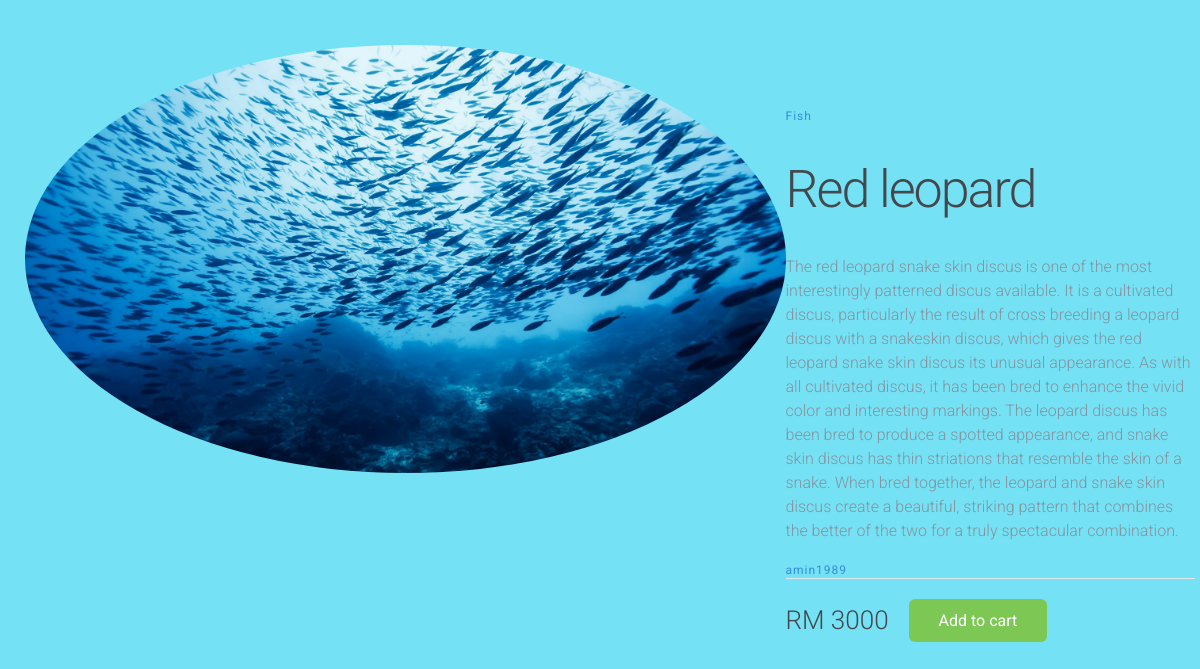
The app's page /products_detail_sell.php?pid=1 with its own data.
### tables this page shows
CREATE TABLE `tbl_productsell_delta` (
  `ID` int(11) NOT NULL,
  `PICTURE` varchar(255) NOT NULL,
  `NAME` varchar(255) NOT NULL,
  `DESCRIPTION` text NOT NULL,
  `SELLER` varchar(50) DEFAULT NULL,
  `PRICE` int(11) NOT NULL,
  `STOCK` int(50) DEFAULT NULL
);

### products_detail_sell.php (the view, shortened to what this page needs)
<?php
  include 'db.php'
?>
<!DOCTYPE html>
<html>
  <head>
    <link href="css/style2.css" rel="stylesheet">
  </head>
  <body>
    <?php
    try {
      $conn = new PDO("mysql:host=$servername;dbname=$dbname", $username, $password);
      $conn->setAttribute(PDO::ATTR_ERRMODE, PDO::ERRMODE_EXCEPTION);
        $stmt = $conn->prepare("SELECT * FROM tbl_productsell_delta WHERE ID = :pid");
      $stmt->bindParam(':pid', $pid, PDO::PARAM_STR);
      $stmt->execute();
      $readrow = $stmt->fetch(PDO::FETCH_ASSOC);
      }
    catch(PDOException $e) {
        echo "Error: " . $e->getMessage();
    }
    ?>
    <main class="container">
      <div class="left-column">
        <?php if ($readrow['PICTURE'] == "" ) {
        echo "No image";
      }
      else { ?>
      <img src="pictures_sell/<?php echo $readrow['PICTURE'] ?>" class="img-responsive">
      <?php } ?>
      </div>
      <div class="right-column">
        <div class="product-description">
          <span>Fish</span>
          <h1><?php echo $readrow['NAME'] ?></h1>
          <p><?php echo $readrow['DESCRIPTION'] ?></p>
          <span><?php echo $readrow['SELLER'] ?></span>
        </div>
        <div class="product-configuration">
        <div class="product-price">
          <span> RM <?php echo $readrow['PRICE'] ?></span>
          <a href="Cart2.php" class="cart-btn">Add to cart</a>
        </div>
      </div>
    </main>
  </body>
</html>

### css/style2.css (style rules this page uses)
html, body { height: 100%; width: 100%; margin: 0; font-family: 'Roboto', sans-serif; }
.container { max-width: 1200px; margin: 0 auto; padding: 15px; display: flex; }
.left-column { width: 65%; position: relative; }
.right-column { width: 35%; margin-top: 60px; }
.left-column img { width: 100%; position: absolute; left: 0; top: 0; opacity: 100; border-radius: 50%; }
.product-description { border-bottom: 1px solid #E1E8EE; margin-bottom: 20px; }
.product-description span { font-size: 12px; color: #358ED7; letter-spacing: 1px; text-decoration: none; }
.product-description h1 { font-weight: 300; font-size: 52px; color: #43484D; letter-spacing: -2px; }
.product-description p { font-size: 16px; font-weight: 300; color: #86939E; line-height: 24px; }
.product-price { display: flex; align-items: center; }
.product-price span { font-size: 26px; font-weight: 300; color: #43474D; margin-right: 20px; }
.cart-btn { display: inline-block; background-color: #7DC855; border-radius: 6px; font-size: 16px; color: #FFFFFF; text-decoration: none; padding: 12px 30px; transition: all .5s; }
* { font-family: "Roboto"; }
:root { --omrs-color-ink-lowest-contrast: rgba(47, 60, 85, 0.18); --omrs-color-ink-low-contrast: rgba(60, 60, 67, 0.3); --omrs-color-ink-medium-contrast: rgba(19, 19, 21, 0.6); --omrs-color-interaction: #1e4bd1; --omrs-color-interaction-minus-two: rgba(73, 133, 224, 0.12); --omrs-color-danger: #b50706; --omrs-color-bg-low-contrast: #eff1f2; --omrs-color-ink-high-contrast: #121212; --omrs-color-bg-high-contrast: #ffffff; }

### products_detail_sell.php (style rules this page uses)
body { background-color: #74E1F5; padding: 30px 10px; justify-content: center; }

### records on screen
tbl_productsell_delta: PICTURE (picture), NAME "Red leopard", DESCRIPTION "The red leopard snake skin discus is one of the most interestingly patterned discus available. It is a cultivated discus, particularly the result of cross breeding a leopard discus with a snakeskin discus, which gives the red leopard snake skin discus its unusual appearance. As with all cultivated discus, it has been bred to enhance the vivid color and interesting markings. The leopard discus has been bred to produce a spotted appearance, and snake skin discus has thin striations that resemble the skin of a snake. When bred together, the leopard and snake skin discus create a beautiful, striking pattern that combines the better of the two for a truly spectacular combination.", SELLER "amin1989", PRICE "3000"
